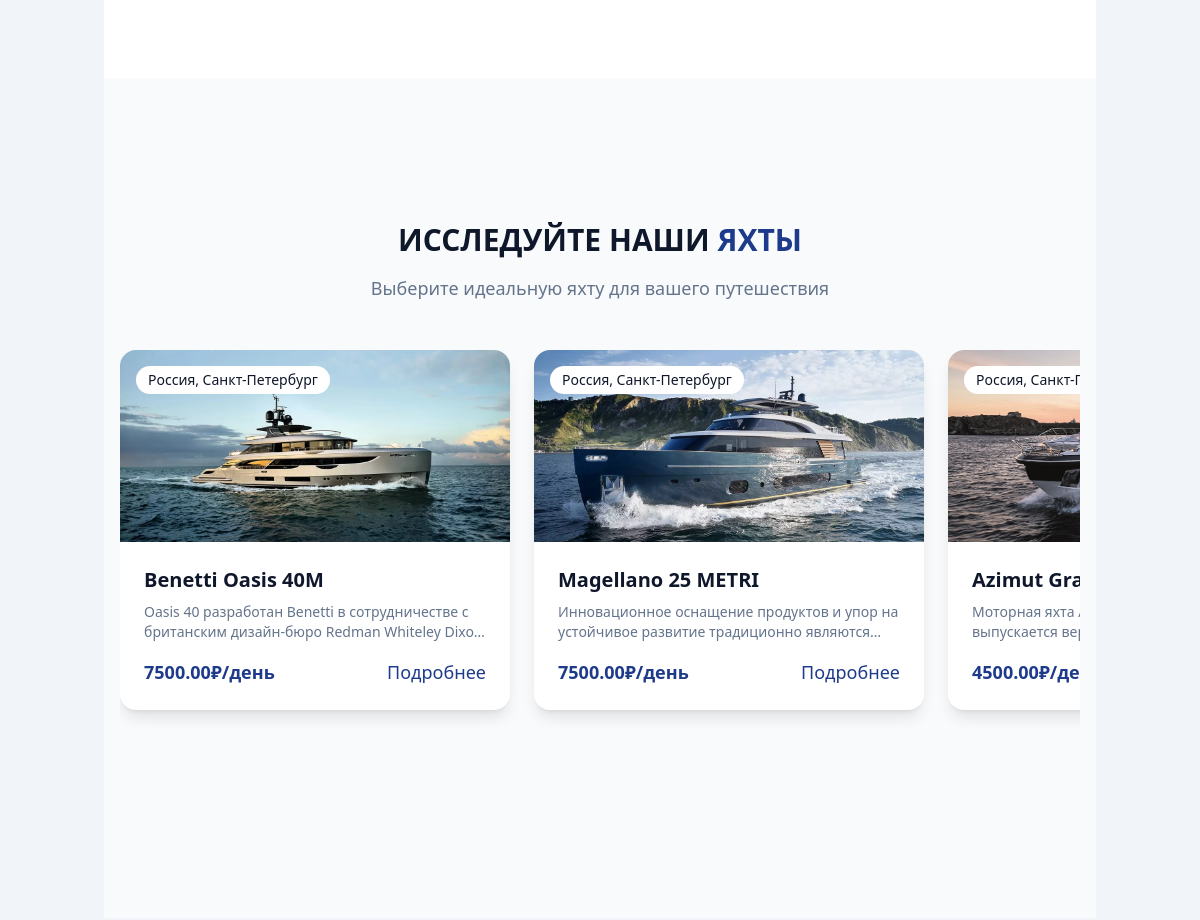
Before: / (middle part) with the older database file.
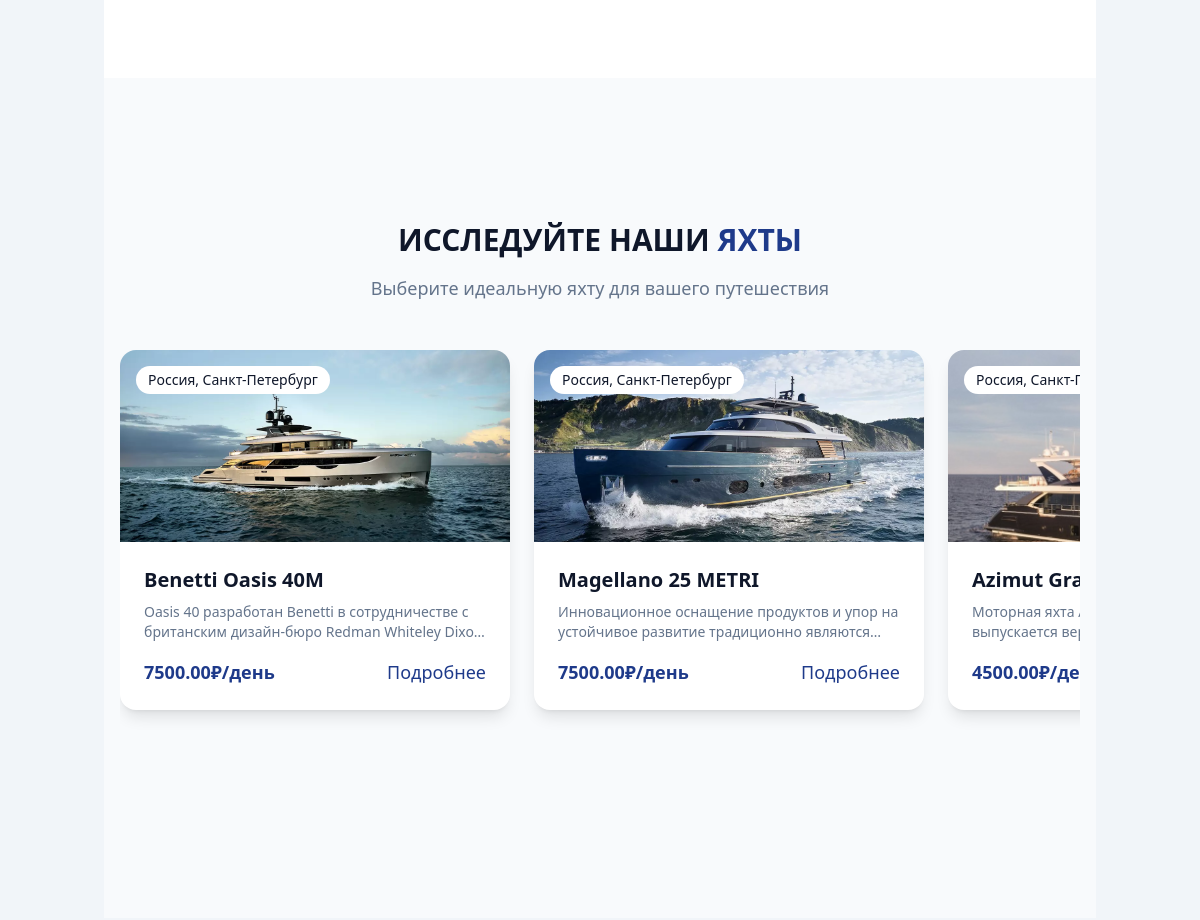
After: the same page with the newer database file.
### general/models.py (models this page shows, shortened)
class Yacht(models.Model):
    name = models.CharField(max_length=100)
    description = models.TextField()
    price_per_day = models.DecimalField(max_digits=10, decimal_places=2)
    main_photo = models.ImageField(upload_to='media/yachts/', blank=True, null=True)
    location = models.CharField(max_length=100, blank=True, null=True)
    latitude = models.DecimalField(max_digits=25, decimal_places=20, blank=True, null=True)  # Широта
    longitude = models.DecimalField(max_digits=25, decimal_places=20, blank=True, null=True)  # Долгота
    displacement = models.CharField(max_length=100, blank=True, null=True)  # Водоизмещение
    fuel_capacity = models.PositiveIntegerField(blank=True, null=True)  # Запас топлива
    water_capacity = models.PositiveIntegerField(blank=True, null=True)  # Запас пресной воды
    max_passengers = models.PositiveIntegerField(blank=True, null=True)  # Макс пассажиров
    cabins = models.PositiveIntegerField(blank=True, null=True)  # Кол-во кают
    guest_beds = models.PositiveIntegerField(blank=True, null=True)  # Спальных мест для гостей
    bathrooms = models.PositiveIntegerField(blank=True, null=True)  # Санузлы
    crew = models.PositiveIntegerField(blank=True, null=True)  # Экипаж
    length = models.DecimalField(max_digits=5, decimal_places=2, blank=True, null=True)  # Длина
    power = models.PositiveIntegerField(blank=True, null=True)  # Мощность двигателя

### general/views.py (the view)
# urls.py: path('', views.index, name='index'),
def index(request):
    featured_yachts = Yacht.objects.all().order_by('-price_per_day')[:6]  # Показываем 6 яхт
    yachts = Yacht.objects.all()
    locations = Yacht.objects.values_list('location', flat=True).distinct()
    return render(request, 'index.html', {
        'featured_yachts': featured_yachts,  # Добавляем featured_yachts в контекст
        'yachts': yachts,
        'locations': locations,
        'search_query': '',
        'yacht_type': '',
        'selected_location': ''
    })

### templates/index.html (shortened to what this page needs)
{% extends "base.html" %} {% load static %} {% block title %}Аренда яхт{% endblock %} {% block content %}
<div class="relative bg-white rounded-t-2xl">
  <div class="container mx-auto px-4 py-16">
  </div>
</div>
<div class="py-36 bg-[#f8fafc] rounded-b2xl">
  <div class="container mx-auto px-4">
    <div class="text-center mb-12">
      <h2 class="text-3xl font-bold text-[#0f172a] mb-4">
        ИССЛЕДУЙТЕ НАШИ <span class="text-[#1e3a8a]">ЯХТЫ</span>
      </h2>
      <p class="text-[#64748b] max-w-2xl mx-auto">Выберите идеальную яхту для вашего путешествия</p>
    </div>
    <div class="slider-container">
      <div class="slider-wrapper" id="sliderWrapper">
        <div class="slider flex gap-6 pb-16" id="slider">
          {% for yacht in featured_yachts %}
          <div class="slide flex-none min-w-[290px] max-w-[390px]">
            <div
              class="bg-white rounded-2xl shadow-lg overflow-hidden transition duration-300 hover:shadow-xl"
            >
              <div class="relative">
                {% if yacht.main_photo %}
                <img
                  src="{{ yacht.main_photo.url }}"
                  alt="{{ yacht.name }}"
                  class="w-full h-48 object-cover"
                />
                {% endif %}
                <div
                  class="absolute top-4 left-4 bg-white px-3 py-1 rounded-full text-sm font-medium text-[#0f172a]"
                >
                  {{ yacht.location }}
                </div>
              </div>
              <div class="p-6">
                <h3 class="text-xl font-bold text-[#0f172a] mb-2">{{ yacht.name }}</h3>
                <p class="text-[#64748b] text-sm mb-4 line-clamp-2">{{ yacht.description }}</p>
                <div class="flex justify-between items-center">
                  <span class="text-[#1e3a8a] font-bold">{{ yacht.price_per_day }}₽/день</span>
                  <a
                    href="{% url 'yacht_detail' yacht.id %}"
                    class="text-[#1e3a8a] hover:text-[#1a3072] font-medium transition duration-200"
                    >Подробнее</a
                  >
                </div>
              </div>
            </div>
          </div>
          {% empty %}
          <div class="text-center text-gray-500">Нет доступных яхт</div>
          {% endfor %}
        </div>
      </div>
    </div>
  </div>
</div>
{% endblock %}

Changed rows visible on the page:
changed Yacht "Моторная яхта": main_photo: a different picture
